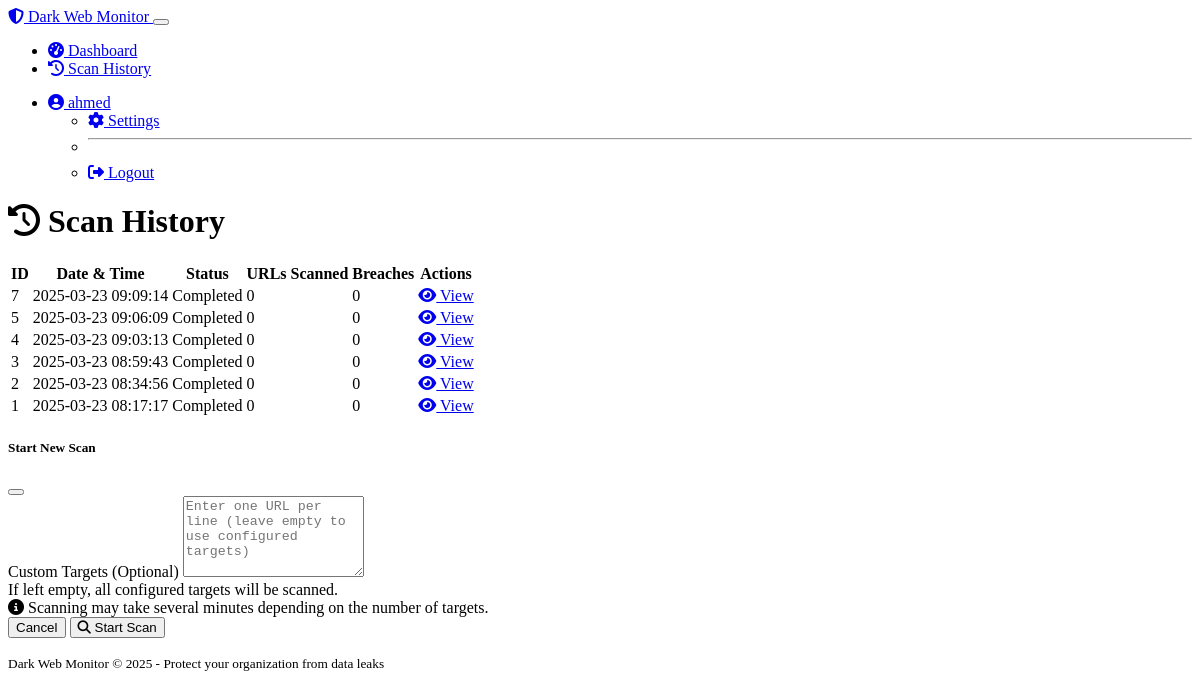
The page /scans (signed in) on the database its author committed.
### models.py (models this page shows, shortened)
class User(UserMixin, db.Model):
    id = db.Column(db.Integer, primary_key=True)
    username = db.Column(db.String(64), unique=True, nullable=False)
    email = db.Column(db.String(120), unique=True, nullable=False)
    password_hash = db.Column(db.String(256), nullable=False)
    is_admin = db.Column(db.Boolean, default=False)
    date_registered = db.Column(db.DateTime, default=datetime.utcnow)
    scans = db.relationship('ScanResult', backref='user', lazy='dynamic')

class ScanResult(db.Model):
    id = db.Column(db.Integer, primary_key=True)
    user_id = db.Column(db.Integer, db.ForeignKey('user.id'), nullable=False)
    scan_time = db.Column(db.DateTime, default=datetime.utcnow)
    status = db.Column(db.String(20), nullable=False)  # 'completed', 'in_progress', 'failed'
    urls_scanned = db.Column(db.Integer, default=0)
    breaches_detected = db.relationship('DataBreach', backref='scan_result', lazy='dynamic')

### routes.py (the view)
@app.route('/scans')
@login_required
def scan_history():
    page = request.args.get('page', 1, type=int)
    per_page = 10
    scans = ScanResult.query.filter_by(user_id=current_user.id) \
                     .order_by(ScanResult.scan_time.desc()) \
                     .paginate(page=page, per_page=per_page)
    return render_template('scan_history.html', scans=scans)

### models.py (called while the page is built)
@login_manager.user_loader
def load_user(user_id):
    return User.query.get(int(user_id))

### routes.py (called while the page is built)
@app.context_processor
def inject_now():
    from datetime import datetime
    return {'now': datetime.utcnow()}

### templates/scan_history.html (shortened to what this page needs)
{% extends "layout.html" %}
{% block content %}
<div class="d-flex justify-content-between align-items-center mb-4">
    <h1><i class="fas fa-history me-2"></i> Scan History</h1>
</div>
{% if scans.items %}
<div class="card bg-dark shadow">
    <div class="card-body p-0">
        <div class="table-responsive">
            <table class="table table-hover mb-0">
                <thead>
                    <tr>
                        <th>ID</th>
                        <th>Date & Time</th>
                        <th>Status</th>
                        <th>URLs Scanned</th>
                        <th>Breaches</th>
                        <th>Actions</th>
                    </tr>
                </thead>
                <tbody>
                    {% for scan in scans.items %}
                    <tr>
                        <td>{{ scan.id }}</td>
                        <td>{{ scan.scan_time.strftime('%Y-%m-%d %H:%M:%S') }}</td>
                        <td>
                            {% if scan.status == 'completed' %}
                            <span class="badge bg-success">Completed</span>
                            {% elif scan.status == 'in_progress' %}
                            <span class="badge bg-warning">In Progress</span>
                            {% else %}
                            <span class="badge bg-danger">Failed</span>
                            {% endif %}
                        </td>
                        <td>{{ scan.urls_scanned }}</td>
                        <td>{{ scan.breaches_detected.count() }}</td>
                        <td>
                            <a href="{{ url_for('scan_detail', scan_id=scan.id) }}" class="btn btn-sm btn-primary">
                                <i class="fas fa-eye me-1"></i> View
                            </a>
                        </td>
                    </tr>
                    {% endfor %}
                </tbody>
            </table>
        </div>
    </div>
</div>
{% endif %}
<div class="modal fade" id="startScanModal" tabindex="-1" aria-labelledby="startScanModalLabel" aria-hidden="true">
    <div class="modal-dialog">
        <div class="modal-content bg-dark">
            <form action="{{ url_for('start_scan') }}" method="POST">
                <div class="modal-header">
                    <h5 class="modal-title" id="startScanModalLabel">Start New Scan</h5>
                    <button type="button" class="btn-close" data-bs-dismiss="modal" aria-label="Close"></button>
                </div>
                <div class="modal-body">
                    <div class="mb-3">
                        <label for="targets" class="form-label">Custom Targets (Optional)</label>
                        <textarea class="form-control" id="targets" name="targets" rows="5" placeholder="Enter one URL per line (leave empty to use configured targets)"></textarea>
                        <div class="form-text">If left empty, all configured targets will be scanned.</div>
                    </div>
                    <div class="alert alert-info">
                        <i class="fas fa-info-circle me-2"></i> Scanning may take several minutes depending on the number of targets.
                    </div>
                </div>
                <div class="modal-footer">
                    <button type="button" class="btn btn-secondary" data-bs-dismiss="modal">Cancel</button>
                    <button type="submit" class="btn btn-primary">
                        <i class="fas fa-search me-2"></i> Start Scan
                    </button>
                </div>
            </form>
        </div>
    </div>
</div>
{% endblock %}

### templates/layout.html (shortened to what this page needs)
<!DOCTYPE html>
<html lang="en" data-bs-theme="dark">
<head>
    <link rel="stylesheet" href="https://cdn.replit.com/agent/bootstrap-agent-dark-theme.min.css">
    <link rel="stylesheet" href="https://cdnjs.cloudflare.com/ajax/libs/font-awesome/6.4.0/css/all.min.css">
    <link rel="stylesheet" href="{{ url_for('static', filename='css/custom.css') }}">
</head>
<body>
    <nav class="navbar navbar-expand-lg navbar-dark bg-dark">
        <div class="container-fluid">
            <a class="navbar-brand" href="{{ url_for('index') }}">
                <i class="fas fa-shield-alt me-2"></i>
                Dark Web Monitor
            </a>
            <button class="navbar-toggler" type="button" data-bs-toggle="collapse" data-bs-target="#navbarNav" aria-controls="navbarNav" aria-expanded="false" aria-label="Toggle navigation">
            </button>
            <div class="collapse navbar-collapse" id="navbarNav">
                <ul class="navbar-nav me-auto">
                    {% if current_user.is_authenticated %}
                    <li class="nav-item">
                        <a class="nav-link {% if request.endpoint == 'dashboard' %}active{% endif %}" href="{{ url_for('dashboard') }}">
                            <i class="fas fa-tachometer-alt me-1"></i> Dashboard
                        </a>
                    </li>
                    <li class="nav-item">
                        <a class="nav-link {% if request.endpoint == 'scan_history' %}active{% endif %}" href="{{ url_for('scan_history') }}">
                            <i class="fas fa-history me-1"></i> Scan History
                        </a>
                    </li>
                    {% endif %}
                </ul>
                <ul class="navbar-nav">
                    {% if current_user.is_authenticated %}
                    <li class="nav-item dropdown">
                        <a class="nav-link dropdown-toggle" href="#" id="userDropdown" role="button" data-bs-toggle="dropdown" aria-expanded="false">
                            <i class="fas fa-user-circle me-1"></i> {{ current_user.username }}
                        </a>
                        <ul class="dropdown-menu dropdown-menu-end" aria-labelledby="userDropdown">
                            <li>
                                <a class="dropdown-item" href="{{ url_for('settings') }}">
                                    <i class="fas fa-cog me-1"></i> Settings
                                </a>
                            </li>
                            <li><hr class="dropdown-divider"></li>
                            <li>
                                <a class="dropdown-item" href="{{ url_for('logout') }}">
                                    <i class="fas fa-sign-out-alt me-1"></i> Logout
                                </a>
                            </li>
                        </ul>
                    </li>
                    {% endif %}
                </ul>
            </div>
        </div>
    </nav>
    <main class="container mt-4">
        {% block content %}{% endblock %}
    </main>
    <footer class="bg-dark text-light py-3 mt-5">
        <div class="container text-center">
            <p class="mb-0">
                <small>Dark Web Monitor &copy; 2025 - Protect your organization from data leaks</small>
            </p>
        </div>
    </footer>
</body>
</html>

### rows shown on the page
User: username "ahmed"
ScanResult: id "7", scan_time "2025-03-23 09:09:14", status "Completed", urls_scanned "0", breaches_detected.count "0"
ScanResult: id "5", scan_time "2025-03-23 09:06:09", status "Completed", urls_scanned "0", breaches_detected.count "0"
ScanResult: id "4", scan_time "2025-03-23 09:03:13", status "Completed", urls_scanned "0", breaches_detected.count "0"
ScanResult: id "3", scan_time "2025-03-23 08:59:43", status "Completed", urls_scanned "0", breaches_detected.count "0"
ScanResult: id "2", scan_time "2025-03-23 08:34:56", status "Completed", urls_scanned "0", breaches_detected.count "0"
ScanResult: id "1", scan_time "2025-03-23 08:17:17", status "Completed", urls_scanned "0", breaches_detected.count "0"
